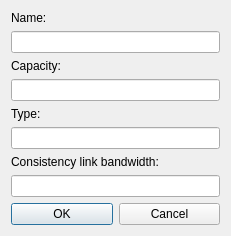
<?xml version="1.0" encoding="UTF-8"?>
<ui version="4.0">
 <class>DemandStorageDialog</class>
 <widget class="QDialog" name="DemandStorageDialog">
  <property name="geometry">
   <rect>
    <x>0</x>
    <y>0</y>
    <width>231</width>
    <height>229</height>
   </rect>
  </property>
  <property name="windowTitle">
   <string>Edit Storage</string>
  </property>
  <property name="styleSheet">
   <string notr="true">QWidget, QMenuBar::item, QHeaderView::section {
	background-color: qlineargradient(x1: 0, y1: 0, x2: 0, y2: 1,
                                      stop: 0 #c5d8ef, stop: 1 #89a5c3);
}

QLabel, QSlider {
	background-color: transparent;
}</string>
  </property>
  <property name="locale">
   <locale language="English" country="UnitedStates"/>
  </property>
  <layout class="QVBoxLayout" name="verticalLayout_2">
   <item>
    <layout class="QVBoxLayout" name="verticalLayout">
     <property name="sizeConstraint">
      <enum>QLayout::SetNoConstraint</enum>
     </property>
     <item>
      <widget class="QLabel" name="namelabel">
       <property name="sizePolicy">
        <sizepolicy hsizetype="Preferred" vsizetype="Fixed">
         <horstretch>0</horstretch>
         <verstretch>0</verstretch>
        </sizepolicy>
       </property>
       <property name="text">
        <string>Name:</string>
       </property>
      </widget>
     </item>
     <item>
      <layout class="QHBoxLayout" name="horizontalLayout_2">
       <item>
        <widget class="QLineEdit" name="id">
         <property name="enabled">
          <bool>true</bool>
         </property>
         <property name="readOnly">
          <bool>false</bool>
         </property>
        </widget>
       </item>
      </layout>
     </item>
     <item>
      <widget class="QLabel" name="volumelabel">
       <property name="sizePolicy">
        <sizepolicy hsizetype="Preferred" vsizetype="Fixed">
         <horstretch>0</horstretch>
         <verstretch>0</verstretch>
        </sizepolicy>
       </property>
       <property name="text">
        <string>Capacity:</string>
       </property>
      </widget>
     </item>
     <item>
      <layout class="QHBoxLayout" name="horizontalLayout_3">
       <item>
        <widget class="QLineEdit" name="volume">
         <property name="enabled">
          <bool>true</bool>
         </property>
         <property name="readOnly">
          <bool>false</bool>
         </property>
        </widget>
       </item>
      </layout>
     </item>
     <item>
      <widget class="QLabel" name="typelabel">
       <property name="text">
        <string>Type:</string>
       </property>
      </widget>
     </item>
     <item>
      <widget class="QLineEdit" name="type"/>
     </item>
     <item>
      <widget class="QLabel" name="label">
       <property name="text">
        <string>Consistency link bandwidth:</string>
       </property>
      </widget>
     </item>
     <item>
      <widget class="QLineEdit" name="replcapacity"/>
     </item>
     <item>
      <layout class="QHBoxLayout" name="horizontalLayout">
       <item>
        <widget class="QPushButton" name="OK">
         <property name="text">
          <string>OK</string>
         </property>
        </widget>
       </item>
       <item>
        <widget class="QPushButton" name="Cancel">
         <property name="text">
          <string>Cancel</string>
         </property>
        </widget>
       </item>
      </layout>
     </item>
    </layout>
   </item>
  </layout>
 </widget>
 <resources>
  <include location="resources.qrc"/>
 </resources>
 <connections>
  <connection>
   <sender>OK</sender>
   <signal>clicked()</signal>
   <receiver>DemandStorageDialog</receiver>
   <slot>accept()</slot>
   <hints>
    <hint type="sourcelabel">
     <x>112</x>
     <y>217</y>
    </hint>
    <hint type="destinationlabel">
     <x>199</x>
     <y>149</y>
    </hint>
   </hints>
  </connection>
  <connection>
   <sender>Cancel</sender>
   <signal>clicked()</signal>
   <receiver>DemandStorageDialog</receiver>
   <slot>reject()</slot>
   <hints>
    <hint type="sourcelabel">
     <x>219</x>
     <y>217</y>
    </hint>
    <hint type="destinationlabel">
     <x>199</x>
     <y>149</y>
    </hint>
   </hints>
  </connection>
  <connection>
   <sender>type</sender>
   <signal>textChanged(QString)</signal>
   <receiver>DemandStorageDialog</receiver>
   <slot>typeChanged()</slot>
   <hints>
    <hint type="sourcelabel">
     <x>115</x>
     <y>132</y>
    </hint>
    <hint type="destinationlabel">
     <x>57</x>
     <y>231</y>
    </hint>
   </hints>
  </connection>
 </connections>
 <slots>
  <slot>AddVersion()</slot>
  <slot>RemoveVersion()</slot>
  <slot>typeChanged()</slot>
 </slots>
</ui>
